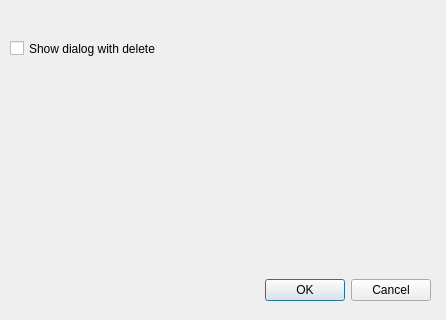
<?xml version="1.0" encoding="UTF-8"?>
<ui version="4.0">
 <class>cSettingDialog</class>
 <widget class="QDialog" name="cSettingDialog">
  <property name="geometry">
   <rect>
    <x>0</x>
    <y>0</y>
    <width>446</width>
    <height>320</height>
   </rect>
  </property>
  <property name="windowTitle">
   <string>Dialog</string>
  </property>
  <widget class="QDialogButtonBox" name="buttonBox">
   <property name="geometry">
    <rect>
     <x>210</x>
     <y>270</y>
     <width>221</width>
     <height>41</height>
    </rect>
   </property>
   <property name="orientation">
    <enum>Qt::Horizontal</enum>
   </property>
   <property name="standardButtons">
    <set>QDialogButtonBox::Cancel|QDialogButtonBox::Ok</set>
   </property>
  </widget>
  <widget class="QCheckBox" name="checkBox">
   <property name="geometry">
    <rect>
     <x>10</x>
     <y>40</y>
     <width>201</width>
     <height>17</height>
    </rect>
   </property>
   <property name="text">
    <string>Show dialog with delete</string>
   </property>
  </widget>
 </widget>
 <resources/>
 <connections>
  <connection>
   <sender>buttonBox</sender>
   <signal>accepted()</signal>
   <receiver>cSettingDialog</receiver>
   <slot>accept()</slot>
   <hints>
    <hint type="sourcelabel">
     <x>248</x>
     <y>254</y>
    </hint>
    <hint type="destinationlabel">
     <x>157</x>
     <y>274</y>
    </hint>
   </hints>
  </connection>
  <connection>
   <sender>buttonBox</sender>
   <signal>rejected()</signal>
   <receiver>cSettingDialog</receiver>
   <slot>reject()</slot>
   <hints>
    <hint type="sourcelabel">
     <x>316</x>
     <y>260</y>
    </hint>
    <hint type="destinationlabel">
     <x>286</x>
     <y>274</y>
    </hint>
   </hints>
  </connection>
 </connections>
</ui>
